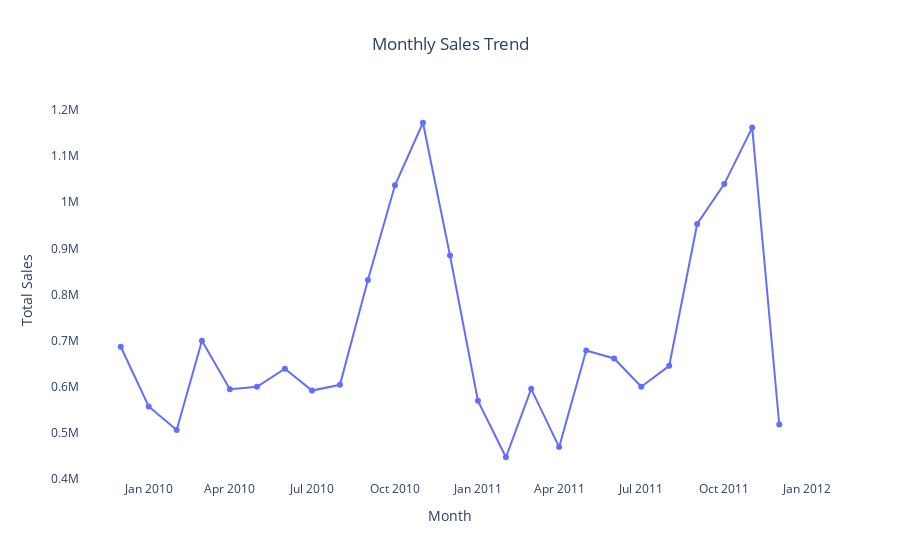
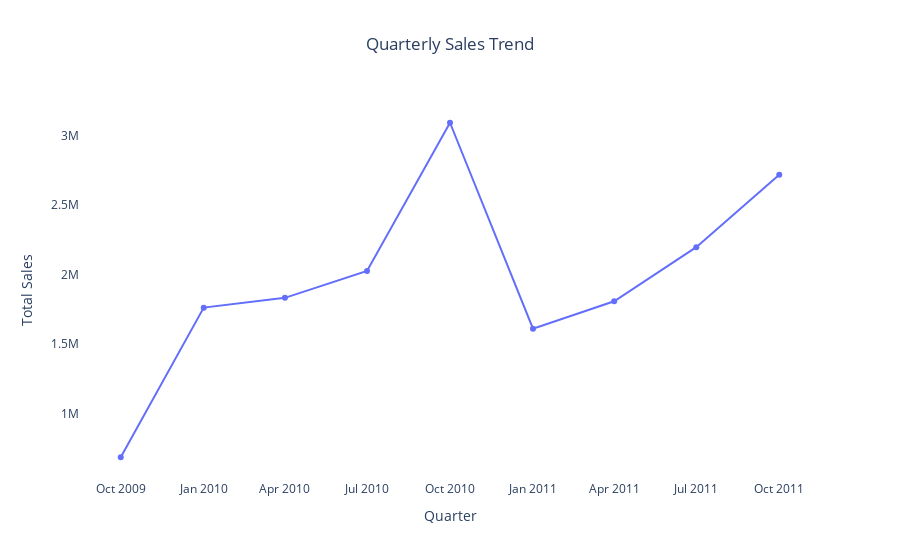
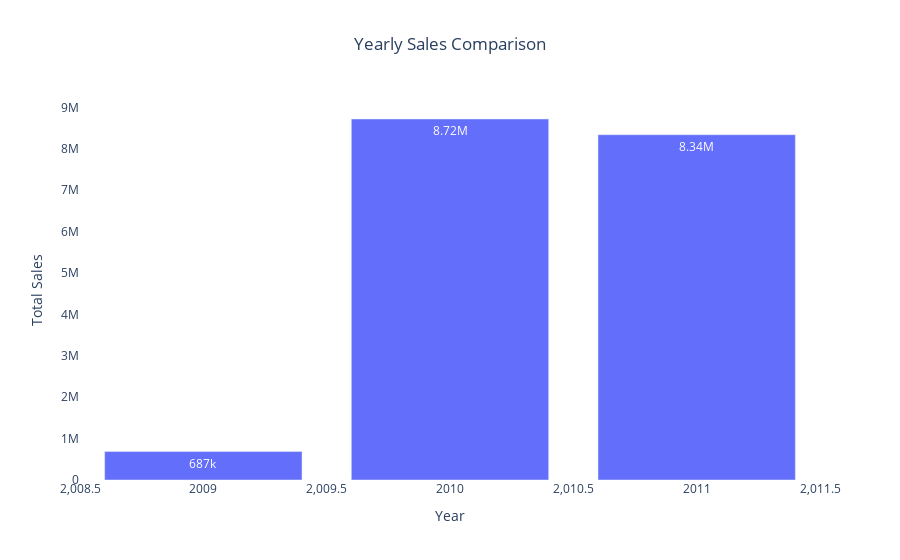
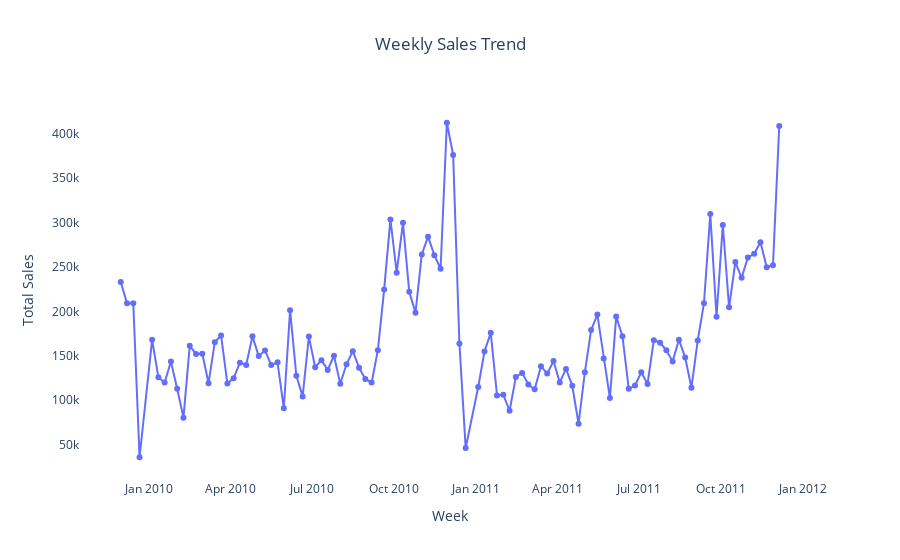

Here is the notebook cell these charts were saved with, in order:
### Code cell
df = df[df["Quantity"] > 0].copy()
df["Month"] = df["InvoiceDate"].dt.to_period("M")
monthly_sale = df.groupby("Month")["sale"].sum().reset_index()
monthly_sale["Month"] = monthly_sale["Month"].dt.to_timestamp()

df["Quarter"] = df["InvoiceDate"].dt.to_period("Q")
quarterly_sales = df.groupby("Quarter")["sale"].sum().reset_index()
quarterly_sales["Quarter"] = quarterly_sales["Quarter"].dt.to_timestamp()

df["Year"] = df["InvoiceDate"].dt.year
yearly_sales = df.groupby("Year")["sale"].sum().reset_index()

df["Week"] = df["InvoiceDate"].dt.to_period("W")
weekly_sales = df.groupby("Week")["sale"].sum().reset_index()
weekly_sales["Week"] = weekly_sales["Week"].dt.to_timestamp()

df["Hour"] = df["InvoiceDate"].dt.hour
hourly_sales = df.groupby("Hour")["sale"].sum().reset_index()

 

fig_month = px.line(
    monthly_sale, x="Month", y="sale", markers=True,
    title="Monthly Sales Trend", 
    labels={"sale": "Total Sales", "Month": "Month"}
)
fig_month.update_layout(title_x=0.5, plot_bgcolor="white")
fig_month.show()

fig_quarter = px.line(
    quarterly_sales, x="Quarter", y="sale", markers=True,
    title="Quarterly Sales Trend",
    labels={"sale": "Total Sales", "Quarter": "Quarter"}
)
fig_quarter.update_layout(title_x=0.5, plot_bgcolor="white")
fig_quarter.show()

fig_year = px.bar(
    yearly_sales, x="Year", y="sale", text_auto=".3s",
    title="Yearly Sales Comparison",
    labels={"sale": "Total Sales", "Year": "Year"},
)
fig_year.update_layout(title_x=0.5, plot_bgcolor="white")
fig_year.show()

fig_week = px.line(
    weekly_sales, x="Week", y="sale", markers=True,
    title="Weekly Sales Trend",
    labels={"sale": "Total Sales", "Week": "Week"}
)
fig_week.update_layout(title_x=0.5, plot_bgcolor="white")
fig_week.show()

fig_hour = px.bar(
    hourly_sales, x="Hour", y="sale",
    title="Hourly Sales Distribution",
    labels={"sale": "Total Sales", "Hour": "Hour of Day"},
    color="sale", color_continuous_scale="Viridis"
)
fig_hour.update_layout(title_x=0.5, plot_bgcolor="white")
fig_hour.show()

### Figure 1 — Plotly figure (JSON) as saved in the notebook; plotly's stock layout.template omitted (floating-point values rounded to 4 significant figures)
{"data": [{"hovertemplate": "Month=%{x}<br>Total Sales=%{y}<extra></extra>", "legendgroup": "", "line": {"color": "#636efa", "dash": "solid"}, "marker": {"symbol": "circle"}, "mode": "lines+markers", "name": "", "orientation": "v", "showlegend": false, "type": "scatter", "x": ["2009-12-01T00:00:00", "2010-01-01T00:00:00", "2010-02-01T00:00:00", "2010-03-01T00:00:00", "2010-04-01T00:00:00", "2010-05-01T00:00:00", "2010-06-01T00:00:00", "2010-07-01T00:00:00", "2010-08-01T00:00:00", "2010-09-01T00:00:00", "2010-10-01T00:00:00", "2010-11-01T00:00:00", "2010-12-01T00:00:00", "2011-01-01T00:00:00", "2011-02-01T00:00:00", "2011-03-01T00:00:00", "2011-04-01T00:00:00", "2011-05-01T00:00:00", "2011-06-01T00:00:00", "2011-07-01T00:00:00", "2011-08-01T00:00:00", "2011-09-01T00:00:00", "2011-10-01T00:00:00", "2011-11-01T00:00:00", "2011-12-01T00:00:00"], "xaxis": "x", "y": [686700.0, 557300.0, 506400.0, 699600.0, 594600.0, 600000.0, 639100.0, 591600.0, 604200.0, 831600.0, 1036680, 1172000.0, 884600.0, 569400.0, 447100.0, 595500.0, 469200.0, 678600.0, 661200.0, 600100.0, 645300.0, 952800.0, 1039000.0, 1162000.0, 518200.0], "yaxis": "y"}], "layout": {"autosize": true, "legend": {"tracegroupgap": 0}, "plot_bgcolor": "white", "title": {"text": "Monthly Sales Trend", "x": 0.5}, "xaxis": {"anchor": "y", "autorange": true, "domain": [0, 1], "range": ["2009-10-17 21:15:23.6925", "2012-01-14 02:44:36.3075"], "title": {"text": "Month"}, "type": "date"}, "yaxis": {"anchor": "x", "autorange": true, "domain": [0, 1], "range": [387300.0, 1232000.0], "title": {"text": "Total Sales"}, "type": "linear"}}}

### Figure 2 — Plotly figure (JSON) as saved in the notebook; plotly's stock layout.template omitted (floating-point values rounded to 4 significant figures)
{"data": [{"hovertemplate": "Quarter=%{x}<br>Total Sales=%{y}<extra></extra>", "legendgroup": "", "line": {"color": "#636efa", "dash": "solid"}, "marker": {"symbol": "circle"}, "mode": "lines+markers", "name": "", "orientation": "v", "showlegend": false, "type": "scatter", "x": ["2009-10-01T00:00:00", "2010-01-01T00:00:00", "2010-04-01T00:00:00", "2010-07-01T00:00:00", "2010-10-01T00:00:00", "2011-01-01T00:00:00", "2011-04-01T00:00:00", "2011-07-01T00:00:00", "2011-10-01T00:00:00"], "xaxis": "x", "y": [686700.0, 1763000.0, 1834000.0, 2027000.0, 3094000.0, 1612000.0, 1809000.0, 2198000.0, 2719000.0], "yaxis": "y"}], "layout": {"autosize": true, "legend": {"tracegroupgap": 0}, "plot_bgcolor": "white", "title": {"text": "Quarterly Sales Trend", "x": 0.5}, "xaxis": {"anchor": "y", "autorange": true, "domain": [0, 1], "range": ["2009-08-17 21:15:23.6925", "2011-11-14 02:44:36.3075"], "title": {"text": "Quarter"}, "type": "date"}, "yaxis": {"anchor": "x", "autorange": true, "domain": [0, 1], "range": [488000.0, 3292000.0], "title": {"text": "Total Sales"}, "type": "linear"}}}

### Figure 3 — Plotly figure (JSON) as saved in the notebook; plotly's stock layout.template omitted (floating-point values rounded to 4 significant figures)
{"data": [{"alignmentgroup": "True", "hovertemplate": "Year=%{x}<br>Total Sales=%{y}<extra></extra>", "legendgroup": "", "marker": {"color": "#636efa", "pattern": {"shape": ""}}, "name": "", "offsetgroup": "", "orientation": "v", "showlegend": false, "textposition": "auto", "texttemplate": "%{y:.3s}", "type": "bar", "x": [2009, 2010, 2011], "xaxis": "x", "y": [686700.0, 8718000.0, 8339000.0], "yaxis": "y"}], "layout": {"autosize": true, "barmode": "relative", "legend": {"tracegroupgap": 0}, "plot_bgcolor": "white", "title": {"text": "Yearly Sales Comparison", "x": 0.5}, "xaxis": {"anchor": "y", "autorange": true, "domain": [0, 1], "range": [2008.0, 2012.0], "title": {"text": "Year"}, "type": "linear"}, "yaxis": {"anchor": "x", "autorange": true, "domain": [0, 1], "range": [0, 9177000.0], "title": {"text": "Total Sales"}, "type": "linear"}}}

### Figure 4 — Plotly figure (JSON) as saved in the notebook; plotly's stock layout.template omitted (floating-point values rounded to 4 significant figures)
{"data": [{"hovertemplate": "Week=%{x}<br>Total Sales=%{y}<extra></extra>", "legendgroup": "", "line": {"color": "#636efa", "dash": "solid"}, "marker": {"symbol": "circle"}, "mode": "lines+markers", "name": "", "orientation": "v", "showlegend": false, "type": "scatter", "x": ["2009-11-30T00:00:00", "2009-12-07T00:00:00", "2009-12-14T00:00:00", "2009-12-21T00:00:00", "2010-01-04T00:00:00", "2010-01-11T00:00:00", "2010-01-18T00:00:00", "2010-01-25T00:00:00", "2010-02-01T00:00:00", "2010-02-08T00:00:00", "2010-02-15T00:00:00", "2010-02-22T00:00:00", "2010-03-01T00:00:00", "2010-03-08T00:00:00", "2010-03-15T00:00:00", "2010-03-22T00:00:00", "2010-03-29T00:00:00", "2010-04-05T00:00:00", "2010-04-12T00:00:00", "2010-04-19T00:00:00", "2010-04-26T00:00:00", "2010-05-03T00:00:00", "2010-05-10T00:00:00", "2010-05-17T00:00:00", "2010-05-24T00:00:00", "2010-05-31T00:00:00", "2010-06-07T00:00:00", "2010-06-14T00:00:00", "2010-06-21T00:00:00", "2010-06-28T00:00:00", "2010-07-05T00:00:00", "2010-07-12T00:00:00", "2010-07-19T00:00:00", "2010-07-26T00:00:00", "2010-08-02T00:00:00", "2010-08-09T00:00:00", "2010-08-16T00:00:00", "2010-08-23T00:00:00", "2010-08-30T00:00:00", "2010-09-06T00:00:00", "2010-09-13T00:00:00", "2010-09-20T00:00:00", "2010-09-27T00:00:00", "2010-10-04T00:00:00", "2010-10-11T00:00:00", "2010-10-18T00:00:00", "2010-10-25T00:00:00", "2010-11-01T00:00:00", "2010-11-08T00:00:00", "2010-11-15T00:00:00", "2010-11-22T00:00:00", "2010-11-29T00:00:00", "2010-12-06T00:00:00", "2010-12-13T00:00:00", "2010-12-20T00:00:00", "2011-01-03T00:00:00", "2011-01-10T00:00:00", "2011-01-17T00:00:00", "2011-01-24T00:00:00", "2011-01-31T00:00:00", "2011-02-07T00:00:00", "2011-02-14T00:00:00", "2011-02-21T00:00:00", "2011-02-28T00:00:00", "2011-03-07T00:00:00", "2011-03-14T00:00:00", "2011-03-21T00:00:00", "2011-03-28T00:00:00", "2011-04-04T00:00:00", "2011-04-11T00:00:00", "2011-04-18T00:00:00", "2011-04-25T00:00:00", "2011-05-02T00:00:00", "2011-05-09T00:00:00", "2011-05-16T00:00:00", "2011-05-23T00:00:00", "2011-05-30T00:00:00", "2011-06-06T00:00:00", "2011-06-13T00:00:00", "2011-06-20T00:00:00", "2011-06-27T00:00:00", "2011-07-04T00:00:00", "2011-07-11T00:00:00", "2011-07-18T00:00:00", "2011-07-25T00:00:00", "2011-08-01T00:00:00", "2011-08-08T00:00:00", "2011-08-15T00:00:00", "2011-08-22T00:00:00", "2011-08-29T00:00:00", "2011-09-05T00:00:00", "2011-09-12T00:00:00", "2011-09-19T00:00:00", "2011-09-26T00:00:00", "2011-10-03T00:00:00", "2011-10-10T00:00:00", "2011-10-17T00:00:00", "2011-10-24T00:00:00", "2011-10-31T00:00:00", "2011-11-07T00:00:00", "2011-11-14T00:00:00", "2011-11-21T00:00:00", "2011-11-28T00:00:00", "2011-12-05T00:00:00"], "xaxis": "x", "y": [232900.0, 209000.0, 208900.0, 35780.0, 167900.0, 125900.0, 120000.0, 143500.0, 112900.0, 80360.0, 161100.0, 152000.0, 152400.0, 119100.0, 165200.0, 172700.0, 118900.0, 124800.0, 142100.0, 139600.0, 171800.0, 149600.0, 156000.0, 139500.0, 142600.0, 90890.0, 201300.0, 127400.0, 104300.0, 171500.0, 137100.0, 145000.0, 134100.0, 150000.0, 118500.0, 140400.0, 155200.0, 136600.0, 123900.0, 119800.0, 156300.0, 224400.0, 303300.0, 243500.0, 299500.0, 221900.0, 198500.0, 263900.0, 284000.0, 263200.0, 247900.0, 412200.0, 375900.0, 163800.0, 46110.0, 114900.0, 154700.0, 175800.0, 105300.0, 106100.0, 88020.0, 126100.0, 130700.0, 117600.0, 112338, 138300.0, 129900.0, 144000.0, 120000.0, 135100.0, 116100.0, 73470.0, 131300.0, 178900.0, 196300.0, 147000.0, 102400.0, 194000.0, 171900.0, 112800.0, 116500.0, 131400.0, 118300.0, 167500.0, 164700.0, 156200.0, 143700.0, 168100.0, 148100.0, 114000.0, 167000.0, 209200.0, 309600.0, 194000.0, 297100.0, 204400.0, 255500.0, 237700.0, 260600.0, 264800.0, 277800.0, 249500.0, 251800.0, 408600.0], "yaxis": "y"}], "layout": {"autosize": true, "legend": {"tracegroupgap": 0}, "plot_bgcolor": "white", "title": {"text": "Weekly Sales Trend", "x": 0.5}, "xaxis": {"anchor": "y", "autorange": true, "domain": [0, 1], "range": ["2009-10-16 14:00:17.6904", "2012-01-18 09:59:42.3096"], "title": {"text": "Week"}, "type": "date"}, "yaxis": {"anchor": "x", "autorange": true, "domain": [0, 1], "range": [4718.0, 443200.0], "title": {"text": "Total Sales"}, "type": "linear"}}}
